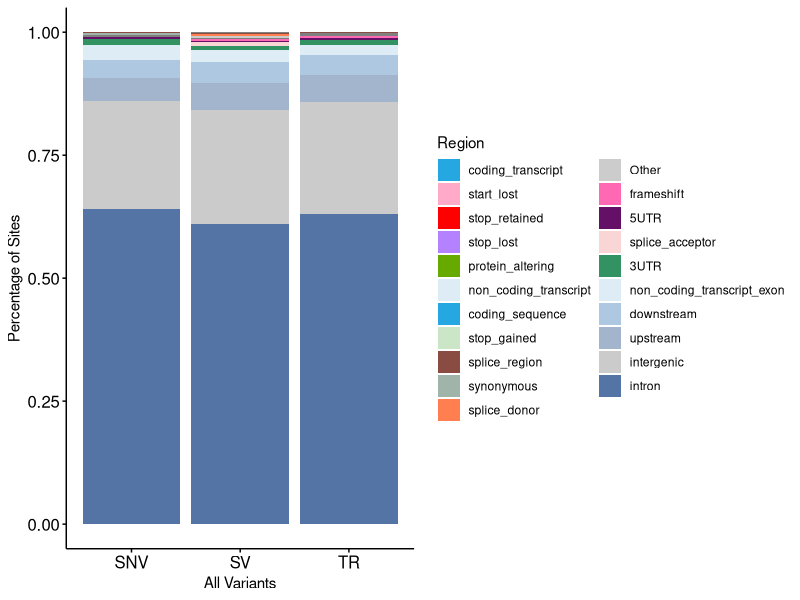
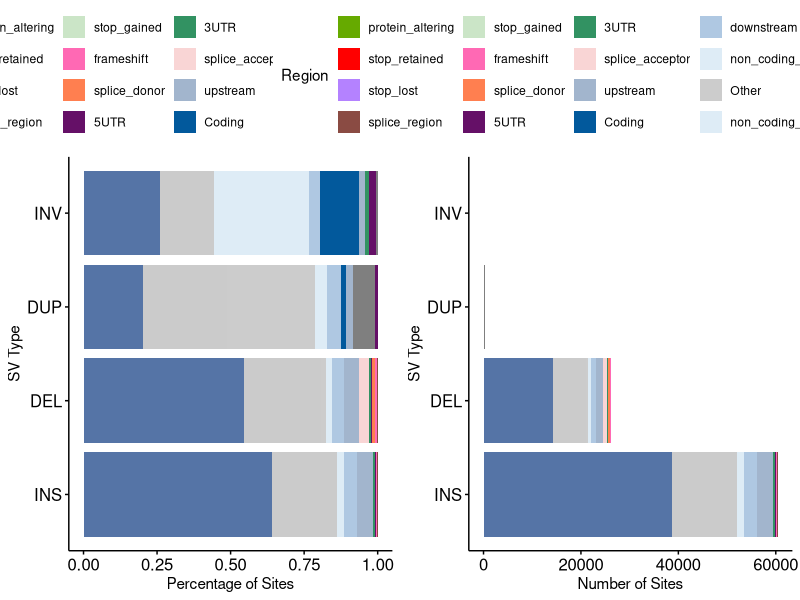
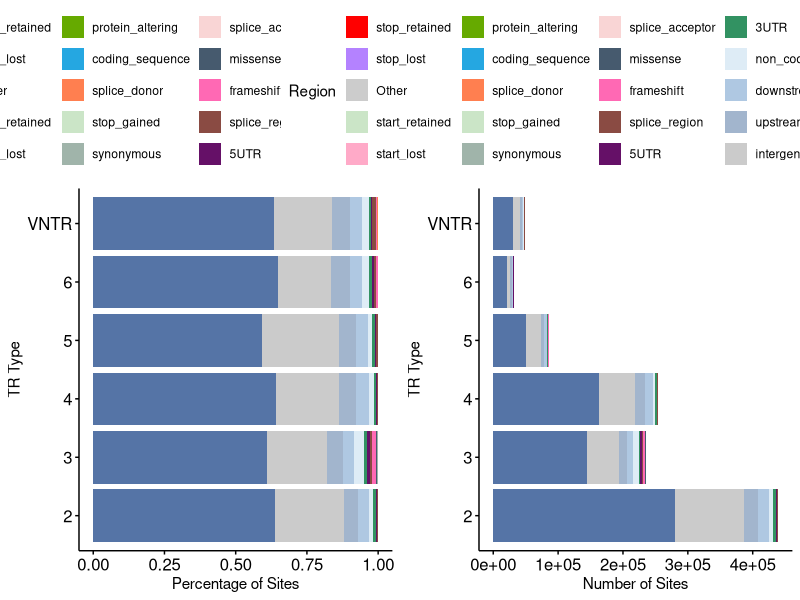

Recreate these plots in R, in order.
#==============================================#
# VEP annotation #
# Supp-Figure-8#
#==============================================#
library(data.table)
library(ggplot2)
library(stringi)
library(stringr)
library(dplyr)
library(ggsci)
library(tidyverse)
library(ggpubr)
library(magrittr)
setwd("/media/london_A/mengxin/GTOP_code/supp/supp_fig2567/input")

color <- c(
  "intron"="#5574A6","intergenic"="#cbcbcb",
  "3UTR"="#329262","Coding"= "#02599C",
  "Other"="#cccccc","downstream"="#AFC8E2",
  "non_coding_transcript_exon"="#DEECF6","non_coding_transcript"="#DEECF6",
  "splice_acceptor"="#F9D5D5","splice_donor"="#FF7F50",
  "splice_region"="#8A4B43",
  "upstream"="#A2B5CD","5UTR"="#651067",
  "NMD_transcript_variant"="#003264",
  "Coding"="#25a7e1","coding_sequence"="#25a7e1","coding_transcript"="#25a7e1",
  "incomplete_terminal_codon"="#C8A096",
  "stop_lost"="#B482FF",
  "start_lost"="#FFAAC8",
  "synonymous"="#A0B4AA",
  "missense"="#465A6E",
  #"intron_variant"="#82966E",
  "stop_gained"="#CBE5C7",
  "frameshift"="#ff69b4","inframe_insertion"="#ff69b4","inframe_deletion"="#ff69b4",
  "protein_altering"="#66aa00",
  "synonymous"="#76ee00",
  "stop_retained"="#ff0000",
  "transcript_amplification"="#cccccc",
  "transcript_ablation"="#cccccc",
  "start_retained"="#CBE5C7")

# Supp.Fig.8a:  VEP annotation ------------------------------------------------------------------
vep <- fread("Supp_Fig8a.txt")
consequence_order <- vep %>%
  group_by(consequence_severe) %>%
  summarise(total_percentage = sum(percentage)) %>%
  arrange(total_percentage) %>%  
  pull(consequence_severe)

vep$consequence_severe <- factor(vep$consequence_severe,levels = consequence_order)
vep$type <- factor(vep$type,levels = c("SNV","SV","TR"))

ggplot(vep, aes(x = type, y = percentage, fill = consequence_severe)) +
  geom_bar(stat = "identity", position = "stack") +
  labs(x = "All Variants", y = "Percentage of Sites", fill = "Region") +
  theme_classic() +
  theme(axis.text = element_text(color = "black", size = 12), 
        axis.ticks = element_line(color = "black"))+
  theme(legend.position = "right")+
  scale_fill_manual(values = color)


# Supp.Fig.8b: SV subtype feature  --------------------------------------------------------

subtype_pro <- fread("Supp_Fig8b.txt") %>%
  dplyr::filter(type %in% c("INS","DEL","DUP","INV"))%>%
  mutate(Consequence=str_replace_all(Consequence,"_variant",""),
         Consequence = recode(Consequence,
                              "5_prime_UTR" = "5UTR",
                              "3_prime_UTR" = "3UTR",
                              "downstream_gene" = "downstream",
                              "upstream_gene" = "upstream",
                              # splice related
                              "splice_donor_region" = "splice_donor",
                              "splice_donor_5th_base" = "splice_donor",
                              "splice_polypyrimidine_tract" = "splice_region",
                              "inframe_insertion"="frameshift","inframe_deletion"="frameshift",
                              "transcript_amplification"="Other",
                              "transcript_ablation"="Other","incomplete_terminal_codon"= "Other",
                              "mature_miRNA"="Other",
                              "coding_sequence"="Coding","coding_transcript"="Coding",
                              # keep unchanged
                              .default = Consequence))

region_order <- subtype_pro %>% group_by(Consequence) %>%summarise(mean_pro = mean(pro)) %>%arrange(mean_pro) %>%pull(Consequence)
subtype_pro$Consequence <- factor(subtype_pro$Consequence,levels = region_order)
subtype_pro$type <- factor(subtype_pro$type,levels = c("INS","DEL","DUP","INV"))

p1 <- ggplot(subtype_pro, aes(x = type, y = count, fill = Consequence)) +
  geom_bar(stat = "identity", position = "stack") +
  labs(x = "SV Type", y = "Number of Sites", fill = "Region") +
  theme_classic() +
  theme(legend.position = "top")+
  theme(axis.text = element_text(color = "black", size = 12), 
        axis.ticks = element_line(color = "black"))+
  scale_fill_manual(values = color)+
  coord_flip()

p2 <- ggplot(subtype_pro, aes(x = type, y = pro, fill = Consequence)) +
  geom_bar(stat = "identity", position = "fill") +
  labs(x = "SV Type", y = "Percentage of Sites", fill = "Region") +
  theme_classic() +
  theme(axis.text = element_text(color = "black", size = 12), 
        axis.ticks = element_line(color = "black"))+
  theme(legend.position = "top")+
  scale_fill_manual(values = color)+
  coord_flip()

cowplot::plot_grid(p2,p1,ncol = 2)


# Supp.Fig.8c: TR subtype feature  --------------------------------------------------------

subtype_pro <- fread("Supp_Fig8c.txt") %>%
  mutate(Consequence=str_replace_all(Consequence,"_variant",""),
         Consequence = recode(Consequence,"5_prime_UTR" = "5UTR",
                              "3_prime_UTR" = "3UTR",
                              "downstream_gene" = "downstream",
                              "upstream_gene" = "upstream",
                              # splice related
                              "splice_donor_region" = "splice_donor",
                              "splice_donor_5th_base" = "splice_donor",
                              "splice_polypyrimidine_tract" = "splice_region",
                              "inframe_insertion"="frameshift","inframe_deletion"="frameshift",
                              "transcript_amplification"="Other",
                              "transcript_ablation"="Other","incomplete_terminal_codon"= "Other",
                              "mature_miRNA"="Other",
                              # keep unchanged
                              .default = Consequence))

region_order <- subtype_pro %>% group_by(Consequence) %>%summarise(mean_pro = mean(pro)) %>%arrange(mean_pro) %>%pull(Consequence)
subtype_pro$Consequence <- factor(subtype_pro$Consequence,levels = region_order)
subtype_pro$type <- factor(subtype_pro$type,levels = c("2","3","4","5","6","VNTR"))

p1 <- ggplot(subtype_pro, aes(x = type, y = count, fill = Consequence)) +
  geom_bar(stat = "identity", position = "stack") +
  labs(x = "TR Type", y = "Number of Sites", fill = "Region") +
  theme_classic() +
  theme(legend.position = "top")+
  theme(axis.text = element_text(color = "black", size = 12), 
        axis.ticks = element_line(color = "black"))+
  scale_fill_manual(values = color)+
  coord_flip()

p2 <- ggplot(subtype_pro, aes(x = type, y = pro, fill = Consequence)) +
  geom_bar(stat = "identity", position = "fill") +
  labs(x = "TR Type", y = "Percentage of Sites", fill = "Region") +
  theme_classic() +
  theme(axis.text = element_text(color = "black", size = 12), 
        axis.ticks = element_line(color = "black"))+
  theme(legend.position = "top")+
  scale_fill_manual(values = color)+
  coord_flip()
cowplot::plot_grid(p2,p1,ncol = 2)
